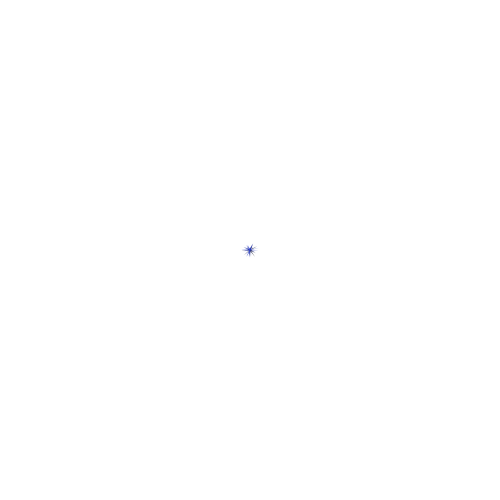
Frame 1 (no input)
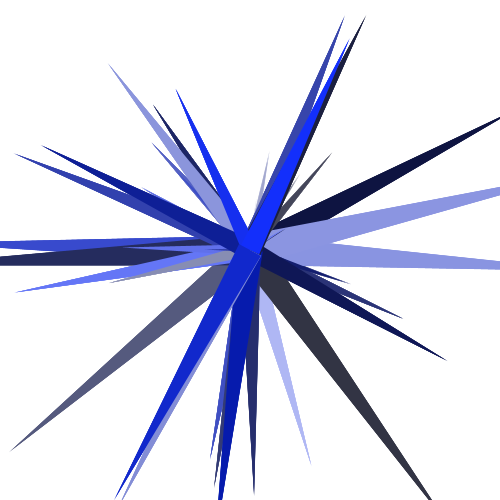
Frame 60 (the mouse pressed at the canvas centre just before this capture)
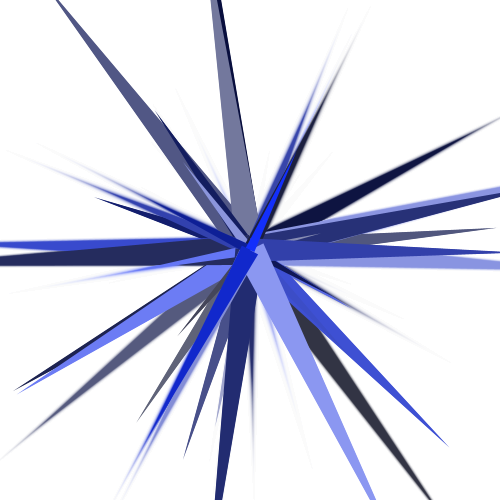
Frame 120 (the mouse held since frame 60 and released just before this capture)

The Processing sketch that drew these frames (run headless with seeded random() and noise(); from frame 60 on, the mouse is pressed at the canvas centre):

// Processing sketch: processing_100356
// ── processing_100356.pde

Triangle[] tri = new Triangle[50];
float hue = random(360);

void setup() {
  size(500, 500);
  colorMode(HSB, 360, 100, 100);
  background(360);
  smooth();

  for (int i = 0 ; i < tri.length;i++) {
    tri[i] = new Triangle();
  }
}

void draw() {
  noStroke();
  fill(360, 30);
  rect(0, 0, width, height);

  for (int i = 0 ; i < tri.length;i++) {
    tri[i].move();
    if (!tri[i].finished()) {
      tri[i].display(hue);
    }
    else {
      hue = random(360);
    }
  }
}

class Triangle {
  float r = 0; //等しい二辺の長さ
  float acute_angle = 5; //鋭角
  float obtuse_angle = (180 - acute_angle) / 2; //鈍角
  float theta = random(TWO_PI);
  float spd = random(1, 3)*3;
  int life = 450;
  float satu = random(20, 100);  //saturation
  float bright = random(20, 100); //brightness

  Triangle() {
  }

  void move() {
    r += spd;
    spd -= 0.1;

    if (finished()) {
      r = 0;
      theta = random(TWO_PI);
      spd = random(1, 3)*3;
      life = 450;
    }
  }

  void display(float hue) {
    pushMatrix();
    translate(width/2, height/2);
    rotate(theta);
    noStroke();
    fill(hue, satu, bright);
    triangle(0, -r*sin(radians(obtuse_angle)), -r*cos(radians(obtuse_angle)), 0, r*cos(radians(obtuse_angle)), 0);
    popMatrix();
  }

  boolean finished() {
    life--;
    if (life < 0) {
      return true;
    } else {
      return false;
    }
  }
}
